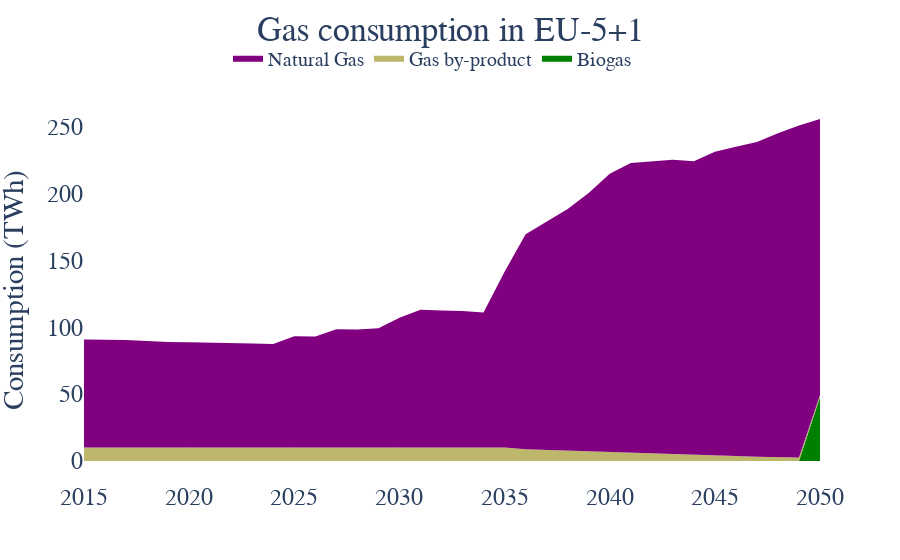

Notebook source saved alongside this figure:
### Code cell
gas_techs=["Biogas_Digester","Gasification","Gasification_noWGR","Naphta_cracking","Naphta_cracking_electrified"]


tech_name={"Electrolyser":"Electrolyser","SMR":"SMR","SMR_noWGR":"SMR","SMR_eboiler_noWGR":"SMR",
                       "eSMR":"SMR","eSMR_noWGR":"SMR","eSMR_eboiler_noWGR":"SMR",
                "Gasification":"Gasification","Gasification_noWGR":"Gasification","Pyrolysis":"Pyrolysis",
           "Naphta_cracking":"Naphta cracking","Naphta_cracking_electrified":"Naphta cracking"}
tech_name_list={"Biogas":["Biogas_Digester","Gasification","Gasification_noWGR"],
           "Gas by-product":["Naphta_cracking","Naphta_cracking_electrified"]}
gas_techs_name_colors={"Biogas":"green",
                       "Gas by-product":"darkkhaki"}





fig =go.Figure()
tech_usage=tech_usage_flow[(tech_usage_flow.Resource.isin(["Gas"]))]


energy_input=resource_imports[(resource_imports.Resource.isin(primary_resource_conversion.keys()))]
energy_input=energy_input.drop(["Sector","Country"],axis=1).groupby(by=["Resource","Year"]).sum().reset_index()

gas_tech_usage=tech_usage[tech_usage.Technology.isin(gas_techs)]
for tech in tech_name_list.keys():
    u=tech_usage[tech_usage.Technology.isin(tech_name_list[tech])]
    u=u[["Year","Flow"]].groupby(by=["Year"]).sum().reset_index()
    fig.add_trace(go.Scatter(x=u.Year,y=u.Flow*1e-6*13.1,name=tech,line=dict(width=0,color=gas_techs_name_colors[tech]),
                             fillcolor=gas_techs_name_colors[tech],hoverinfo="x+y",mode='lines',stackgroup='one'))

fig.add_trace(go.Scatter(x=energy_input[energy_input.Resource=="Gas"].Year,y=energy_input[energy_input.Resource=="Gas"].Flow,name="Natural Gas",
                         line=dict(width=0,color="purple"),
                             fillcolor="purple",mode='lines',stackgroup='one'))
#     fig.update_xaxes(title_text="Year", row=1, col=i+1)

fig.update_layout(title='Gas consumption in EU-5+1',  title_x=0.5,title_y=0.97,
                   yaxis_title='Consumption (TWh)')
fig.update_layout(
    font=dict(
        family="Times New Roman",size=24)
    )
fig.update_annotations(font_size=20)
fig.update_layout(legend=dict(
    orientation="h",
    yanchor="bottom",
    y=1.06,
    xanchor="right",
    x=0.75,font = dict(size=20)
))
# fig.update_yaxes(range=[0,5.5])
# fig.add_annotation(dict(font=dict(color="black",size=28),
#                                         x=-0.05,
#                                         y=1.15,
#                                         showarrow=False,
#                                         text="(e)",
#                                         textangle=0,
#                                         xanchor='left',
#                                         xref="paper",
#                                         yref="paper"))
fig.update_layout( paper_bgcolor="rgba(0,0,0,0)", plot_bgcolor="rgba(0,0,0,0)")
fig.show()

### Figure 1 — Plotly figure (JSON) as saved in the notebook; plotly's stock layout.template omitted (floating-point values rounded to 4 significant figures)
{"data": [{"fillcolor": "green", "hoverinfo": "x+y", "line": {"color": "green", "width": 0}, "mode": "lines", "name": "Biogas", "stackgroup": "one", "type": "scatter", "x": [2015, 2016, 2017, 2018, 2019, 2020, 2021, 2022, 2023, 2024, 2025, 2026, 2027, 2028, 2029, 2030, 2031, 2032, 2033, 2034, 2035, 2036, 2037, 2038, 2039, 2040, 2041, 2042, 2043, 2044, 2045, 2046, 2047, 2048, 2049, 2050], "y": [0, 0, 0, 0, 0, 0, 0, 0, 0, 0, -4.575e-15, -7.625e-15, -7.625e-15, -9.15e-15, -6.1e-15, 0, 0, 0, 0, 0, 0, 0, 0, 0, 0, 0, 0, 0, 0, 0, 0, 0, 0, 0, 0, 47.76]}, {"fillcolor": "darkkhaki", "hoverinfo": "x+y", "line": {"color": "darkkhaki", "width": 0}, "mode": "lines", "name": "Gas by-product", "stackgroup": "one", "type": "scatter", "x": [2015, 2016, 2017, 2018, 2019, 2020, 2021, 2022, 2023, 2024, 2025, 2026, 2027, 2028, 2029, 2030, 2031, 2032, 2033, 2034, 2035, 2036, 2037, 2038, 2039, 2040, 2041, 2042, 2043, 2044, 2045, 2046, 2047, 2048, 2049, 2050], "y": [10.06, 10.06, 10.06, 10.06, 10.06, 10.06, 10.06, 10.06, 10.06, 10.06, 10.06, 10.06, 10.06, 10.06, 10.06, 10.06, 10.06, 10.06, 10.06, 10.06, 10.06, 8.724, 8.247, 7.931, 7.527, 7.037, 6.613, 6.221, 5.66, 5.1, 4.388, 3.771, 3.204, 2.835, 2.545, 1.514]}, {"fillcolor": "purple", "line": {"color": "purple", "width": 0}, "mode": "lines", "name": "Natural Gas", "stackgroup": "one", "type": "scatter", "x": [2015, 2016, 2017, 2018, 2019, 2020, 2021, 2022, 2023, 2024, 2025, 2026, 2027, 2028, 2029, 2030, 2031, 2032, 2033, 2034, 2035, 2036, 2037, 2038, 2039, 2040, 2041, 2042, 2043, 2044, 2045, 2046, 2047, 2048, 2049, 2050], "y": [80.71, 80.56, 80.23, 79.6, 78.83, 78.68, 78.53, 78.25, 77.76, 77.42, 83.13, 82.98, 88.34, 88.19, 89.03, 96.85, 102.9, 102.4, 102.0, 100.9, 131.3, 160.7, 170.9, 180.3, 192.7, 207.5, 215.9, 217.4, 219.4, 218.8, 226.6, 230.9, 235.1, 241.9, 248.0, 206.2]}], "layout": {"font": {"family": "Times New Roman", "size": 24}, "legend": {"font": {"size": 20}, "orientation": "h", "x": 0.75, "xanchor": "right", "y": 1.06, "yanchor": "bottom"}, "paper_bgcolor": "rgba(0,0,0,0)", "plot_bgcolor": "rgba(0,0,0,0)", "title": {"text": "Gas consumption in EU-5+1", "x": 0.5, "y": 0.97}, "yaxis": {"title": {"text": "Consumption (TWh)"}}}}
